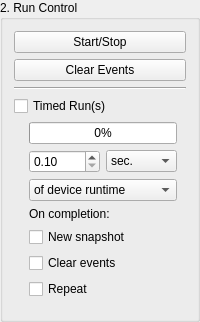
                   <widget class="QGroupBox" name="groupBox_4">
                    <property name="sizePolicy">
                     <sizepolicy hsizetype="Preferred" vsizetype="Maximum">
                      <horstretch>0</horstretch>
                      <verstretch>0</verstretch>
                     </sizepolicy>
                    </property>
                    <property name="title">
                     <string>2. Run Control</string>
                    </property>
                    <property name="flat">
                     <bool>false</bool>
                    </property>
                    <layout class="QVBoxLayout" name="verticalLayout_19">
                     <item>
                      <widget class="QPushButton" name="live_startbutton">
                       <property name="text">
                        <string>Start/Stop</string>
                       </property>
                       <property name="checkable">
                        <bool>true</bool>
                       </property>
                       <property name="checked">
                        <bool>false</bool>
                       </property>
                      </widget>
                     </item>
                     <item>
                      <widget class="QPushButton" name="live_clear">
                       <property name="text">
                        <string>Clear Events</string>
                       </property>
                      </widget>
                     </item>
                     <item>
                      <widget class="Line" name="line_9">
                       <property name="orientation">
                        <enum>Qt::Horizontal</enum>
                       </property>
                      </widget>
                     </item>
                     <item>
                      <widget class="QCheckBox" name="live_timed_runs">
                       <property name="text">
                        <string>Timed Run(s)</string>
                       </property>
                      </widget>
                     </item>
                     <item>
                      <widget class="QWidget" name="live_timing" native="true">
                       <layout class="QVBoxLayout" name="verticalLayout_5">
                        <property name="leftMargin">
                         <number>15</number>
                        </property>
                        <property name="topMargin">
                         <number>0</number>
                        </property>
                        <item>
                         <widget class="QProgressBar" name="live_timing_bar">
                          <property name="value">
                           <number>0</number>
                          </property>
                         </widget>
                        </item>
                        <item>
                         <widget class="QWidget" name="live_timing_config" native="true">
                          <layout class="QGridLayout" name="gridLayout">
                           <property name="leftMargin">
                            <number>0</number>
                           </property>
                           <property name="topMargin">
                            <number>0</number>
                           </property>
                           <property name="rightMargin">
                            <number>0</number>
                           </property>
                           <property name="bottomMargin">
                            <number>0</number>
                           </property>
                           <item row="2" column="0" colspan="2">
                            <widget class="QComboBox" name="live_timing_context">
                             <item>
                              <property name="text">
                               <string>of device runtime</string>
                              </property>
                             </item>
                             <item>
                              <property name="text">
                               <string>of PC runtime</string>
                              </property>
                             </item>
                             <item>
                              <property name="text">
                               <string>of device livetime</string>
                              </property>
                             </item>
                            </widget>
                           </item>
                           <item row="1" column="1">
                            <widget class="QComboBox" name="live_timing_unit">
                             <property name="sizePolicy">
                              <sizepolicy hsizetype="Minimum" vsizetype="Fixed">
                               <horstretch>0</horstretch>
                               <verstretch>0</verstretch>
                              </sizepolicy>
                             </property>
                             <property name="minimumSize">
                              <size>
                               <width>0</width>
                               <height>0</height>
                              </size>
                             </property>
                             <item>
                              <property name="text">
                               <string>sec.</string>
                              </property>
                             </item>
                             <item>
                              <property name="text">
                               <string>min.</string>
                              </property>
                             </item>
                             <item>
                              <property name="text">
                               <string>h</string>
                              </property>
                             </item>
                             <item>
                              <property name="text">
                               <string>days</string>
                              </property>
                             </item>
                            </widget>
                           </item>
                           <item row="1" column="0">
                            <widget class="QDoubleSpinBox" name="live_timing_value">
                             <property name="minimum">
                              <double>0.100000000000000</double>
                             </property>
                             <property name="value">
                              <double>0.100000000000000</double>
                             </property>
                            </widget>
                           </item>
                          </layout>
                         </widget>
                        </item>
                        <item>
                         <widget class="QLabel" name="label">
                          <property name="text">
                           <string>On completion:</string>
                          </property>
                         </widget>
                        </item>
                        <item>
                         <widget class="QCheckBox" name="live_timed_snapshot">
                          <property name="text">
                           <string>New snapshot</string>
                          </property>
                         </widget>
                        </item>
                        <item>
                         <widget class="QCheckBox" name="live_timed_clear">
                          <property name="text">
                           <string>Clear events</string>
                          </property>
                         </widget>
                        </item>
                        <item>
                         <widget class="QCheckBox" name="live_timed_repeat">
                          <property name="text">
                           <string>Repeat</string>
                          </property>
                         </widget>
                        </item>
                       </layout>
                      </widget>
                     </item>
                    </layout>
                   </widget>
